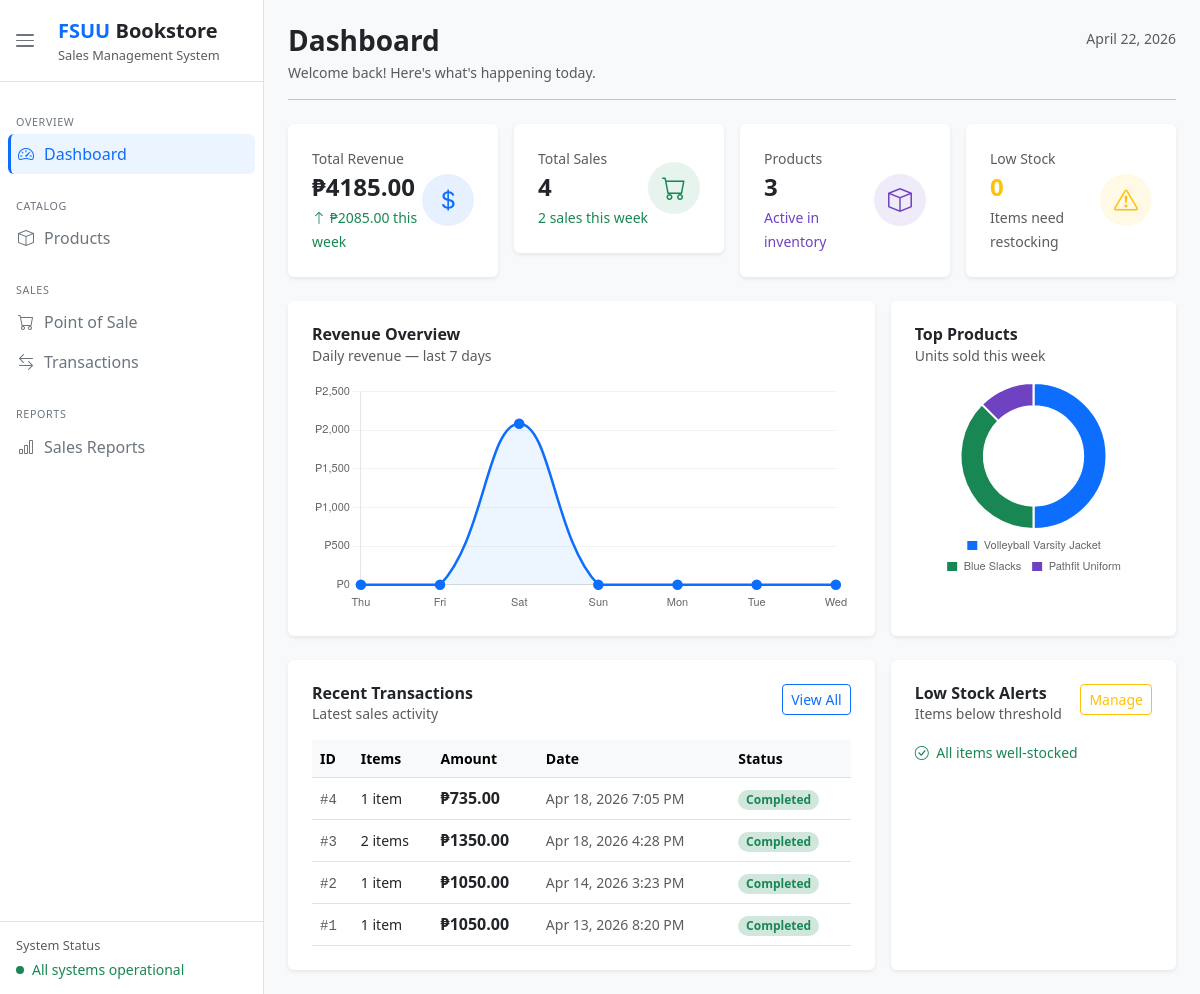
The app's page /, older data.
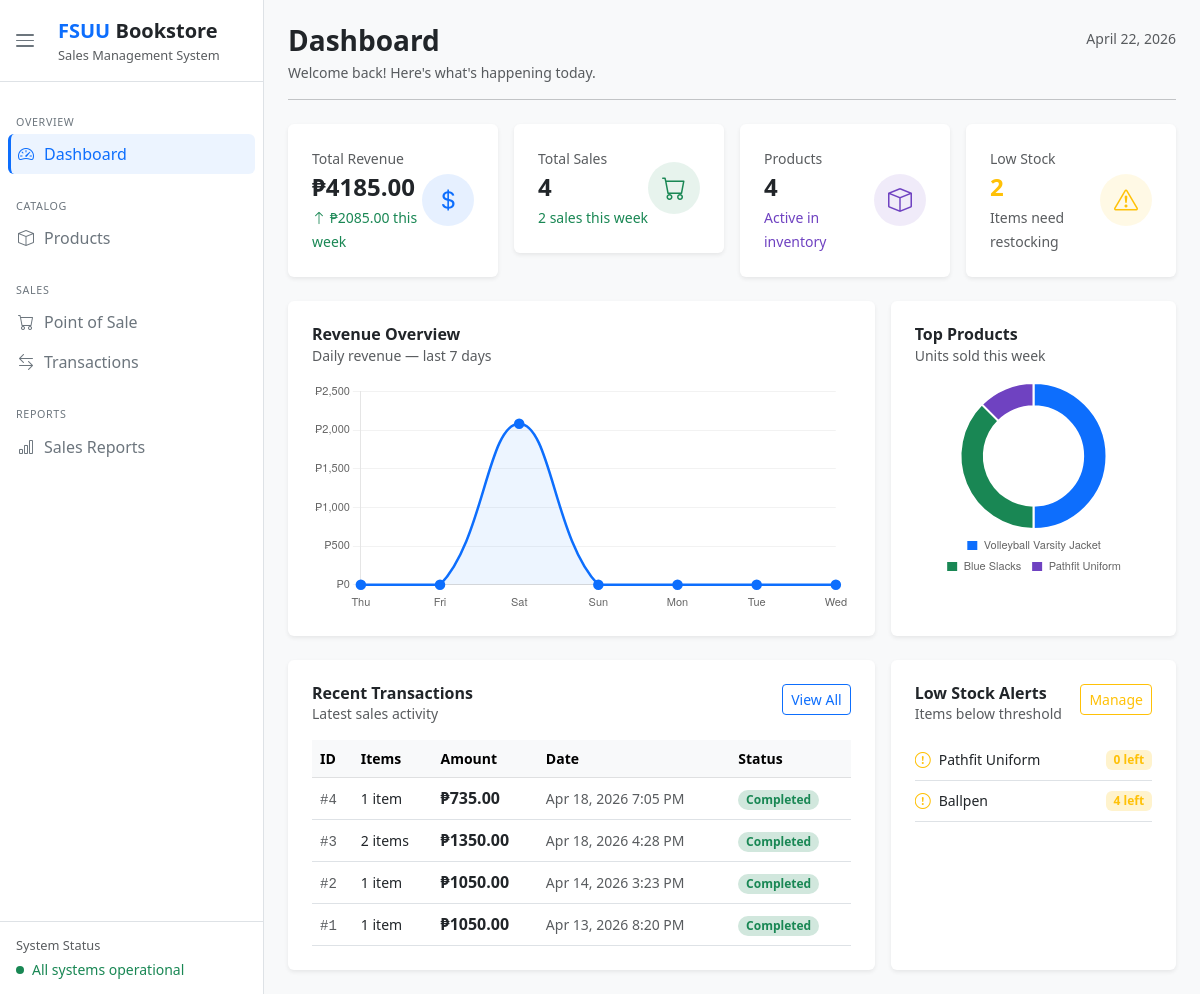
The same page, newer data.
### dashboard/models.py (models this page shows, shortened)
class Sale(models.Model):
    sales_id       = models.AutoField(primary_key=True)
    sales_datetime = models.DateTimeField(auto_now_add=True)
    total_amount   = models.DecimalField(max_digits=10, decimal_places=2, default=0)
    STATUS_CHOICES = [
        ('completed', 'Completed'),
        ('pending',   'Pending'),
        ('cancelled', 'Cancelled'),
    ]
    status = models.CharField(max_length=20, choices=STATUS_CHOICES, default='completed')

class Product(models.Model):
    product_id        = models.AutoField(primary_key=True)
    product_name      = models.CharField(max_length=100)
    price             = models.DecimalField(max_digits=10, decimal_places=2)
    category          = models.ForeignKey(Category, on_delete=models.SET_NULL, null=True)
    stock_quantity    = models.IntegerField()
    product_code      = models.CharField(max_length=20, unique=True, blank=True)  # auto-generated
    restock_threshold = models.PositiveIntegerField(default=5)
    is_active         = models.BooleanField(default=True)
    created_at        = models.DateTimeField(auto_now_add=True)

### dashboard/views.py (the view)
# urls.py: path('',                          views.dashboard,      name='home'),
def dashboard(request):
    today    = timezone.now().date()
    week_ago = today - timedelta(days=7)
    total_revenue     = Sale.objects.aggregate(total=Sum('total_amount'))['total'] or 0
    revenue_this_week = Sale.objects.filter(sales_datetime__date__gte=week_ago).aggregate(total=Sum('total_amount'))['total'] or 0
    total_sales       = Sale.objects.count()
    sales_this_week   = Sale.objects.filter(sales_datetime__date__gte=week_ago).count()
    total_products    = Product.objects.filter(is_active=True).count()
    low_stock_items   = Product.objects.filter(is_active=True, stock_quantity__lte=F('restock_threshold'))
    recent_transactions = Sale.objects.order_by('-sales_datetime')[:10]
    chart_labels, chart_values = [], []
    for i in range(6, -1, -1):
        day     = today - timedelta(days=i)
        revenue = Sale.objects.filter(sales_datetime__date=day).aggregate(total=Sum('total_amount'))['total'] or 0
        chart_labels.append(day.strftime('%a'))
        chart_values.append(float(revenue))
    top_products = (
        SaleDetail.objects
        .filter(sale__sales_datetime__date__gte=week_ago)
        .values('product__product_name')
        .annotate(units_sold=Sum('quantity'))
        .order_by('-units_sold')[:5]
    )
    top_labels = [p['product__product_name'] for p in top_products]
    top_values = [p['units_sold']            for p in top_products]
    context = {
        'page_title':          'Dashboard',
        'today':               today.strftime('%B %d, %Y'),
        'total_revenue':       total_revenue,
        'revenue_this_week':   revenue_this_week,
        'total_sales':         total_sales,
        'sales_this_week':     sales_this_week,
        'total_products':      total_products,
        'low_stock_items':     low_stock_items,
        'recent_transactions': recent_transactions,
        'chart_labels':        chart_labels,
        'chart_values':        chart_values,
        'top_labels':          top_labels,
        'top_values':          top_values,
    }
    return render(request, 'dashboard/index.html', context)

### dashboard/templates/dashboard/index.html (shortened to what the changed rows need)
{% load static %}
<!DOCTYPE html>
<html lang="en">
<head>
    <link rel="stylesheet" href="https://cdnjs.cloudflare.com/ajax/libs/bootstrap/5.3.0/css/bootstrap.min.css">
    <link rel="stylesheet" href="https://cdnjs.cloudflare.com/ajax/libs/bootstrap-icons/1.11.0/font/bootstrap-icons.min.css">
    <link rel="stylesheet" href="{% static 'css/style.css' %}">
</head>
<body class="overflow-hidden">
<div class="d-flex" style="height:100vh; overflow:hidden;">
    <main class="flex-grow-1 bg-light overflow-y-auto overflow-x-hidden" style="min-width:0; height:100vh;">
        <div class="container-xl py-4 px-3 px-lg-4">
            {% block content %}
            <div class="row g-3 mb-4">
                <div class="col-xl-3 col-md-6">
                    <div class="card border-0 shadow-sm stat-card">
                        <div class="card-body d-flex align-items-center justify-content-between p-4">
                            <div>
                                <p class="text-muted small mb-1">Products</p>
                                <h4 class="fw-bold mb-1">{{ total_products }}</h4>
                                <small class="text-purple">Active in inventory</small>
                            </div>
                        </div>
                    </div>
                </div>
                <div class="col-xl-3 col-md-6">
                    <div class="card border-0 shadow-sm stat-card">
                        <div class="card-body d-flex align-items-center justify-content-between p-4">
                            <div>
                                <p class="text-muted small mb-1">Low Stock</p>
                                <h4 class="fw-bold mb-1 text-warning">{{ low_stock_items.count }}</h4>
                                <small class="text-muted">Items need restocking</small>
                            </div>
                        </div>
                    </div>
                </div>
            </div>
            <div class="row g-3">
                <div class="col-lg-8">
                    <div class="card border-0 shadow-sm">
                        <div class="card-body p-4">
                            <div class="table-scroll">
                                <table class="table table-hover align-middle mb-0">
                                    <thead class="table-light">
                                        <tr>
                                            <th class="small fw-semibold">ID</th>
                                            <th class="small fw-semibold">Items</th>
                                            <th class="small fw-semibold">Amount</th>
                                            <th class="small fw-semibold">Date</th>
                                            <th class="small fw-semibold">Status</th>
                                        </tr>
                                    </thead>
                                    <tbody>
                                        {% for tx in recent_transactions %}
                                        <tr>
                                            <td><span class="font-monospace small text-muted">#{{ tx.sales_id }}</span></td>
                                            <td><small>{{ tx.details.count }} item{{ tx.details.count|pluralize }}</small></td>
                                            <td><span class="fw-semibold">₱{{ tx.total_amount|floatformat:2 }}</span></td>
                                            <td><small class="text-muted">{{ tx.sales_datetime|date:"M d, Y g:i A" }}</small></td>
                                            <td>
                                                <span class="badge rounded-pill
                                                    {% if tx.status == 'completed' %}bg-success-subtle text-success
                                                    {% elif tx.status == 'pending' %}bg-warning-subtle text-warning
                                                    {% else %}bg-danger-subtle text-danger{% endif %}">
                                                    {{ tx.status|capfirst }}
                                                </span>
                                            </td>
                                        </tr>
                                        {% empty %}
                                        <tr>
                                            <td colspan="5" class="text-center text-muted py-4">No transactions yet.</td>
                                        </tr>
                                        {% endfor %}
                                    </tbody>
                                </table>
                            </div>
                        </div>
                    </div>
                </div>
                <div class="col-lg-4">
                    <div class="card border-0 shadow-sm h-100">
                        <div class="card-body p-4">
                            <div class="d-flex align-items-start justify-content-between mb-3">
                                <div>
                                </div>
                                <a href="{% url 'dashboard:products' %}" class="btn btn-sm btn-outline-warning">Manage</a>
                            </div>
                            {% if low_stock_items %}
                                {% for item in low_stock_items %}
                                <div class="d-flex align-items-center justify-content-between py-2 border-bottom">
                                    <div class="d-flex align-items-center gap-2 overflow-hidden">
                                        <i class="bi bi-exclamation-circle text-warning flex-shrink-0"></i>
                                        <small class="fw-medium text-truncate">{{ item.product_name }}</small>
                                    </div>
                                    <span class="badge bg-warning-subtle text-warning ms-2 flex-shrink-0">
                                        {{ item.stock_quantity }} left
                                    </span>
                                </div>
                                {% endfor %}
                            {% else %}
                                <small class="text-success">
                                    <i class="bi bi-check-circle me-1"></i> All items well-stocked
                                </small>
                            {% endif %}
                        </div>
                    </div>
                </div>
            </div>
            {% endblock %}
        </div>
    </main>
</div>
</body>
</html>

Row changes from the older to the newer data that the page shows:
now on this page (row edited): Product: product_name "Pathfit Uniform", stock_quantity "0"
added Product: product_name "Ballpen", stock_quantity "4"
Text that changed along with them:
{{ total_products }}: "3" → "4"
{{ low_stock_items.count }}: "0" → "2"
text no longer shown: "All items well-stocked"
